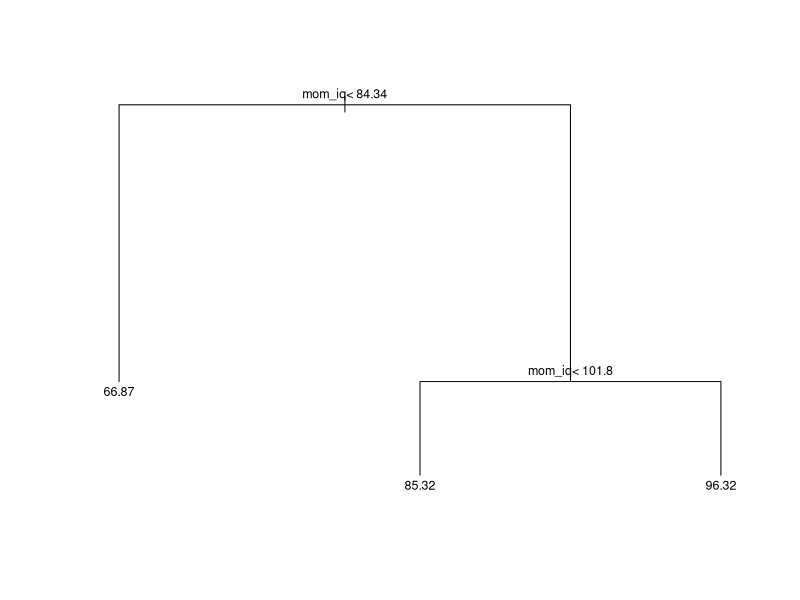
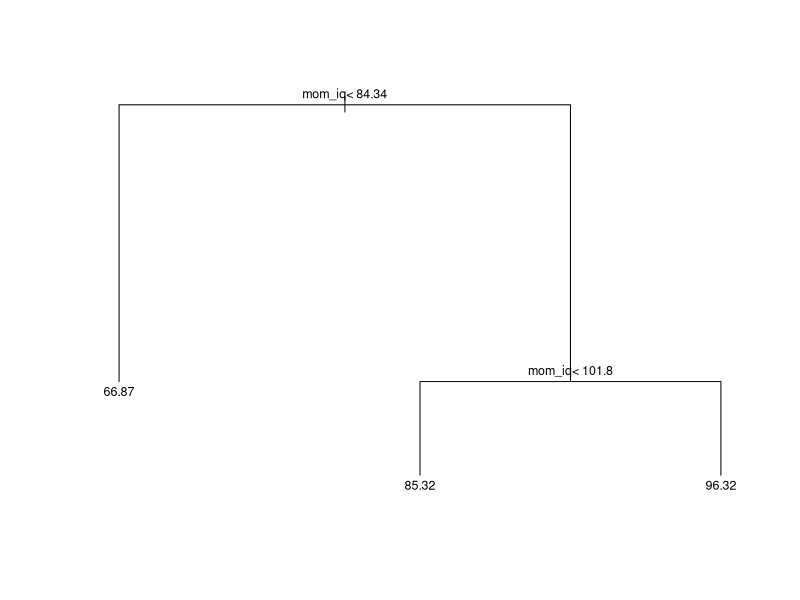
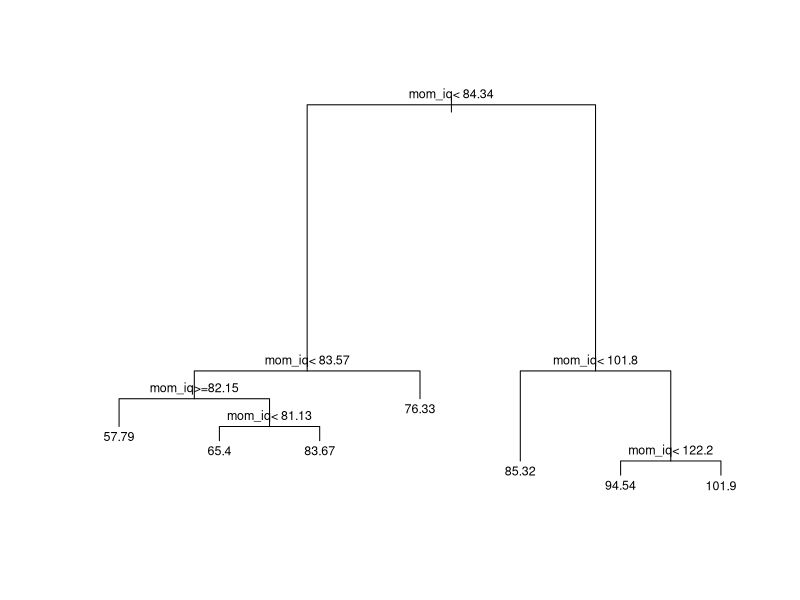
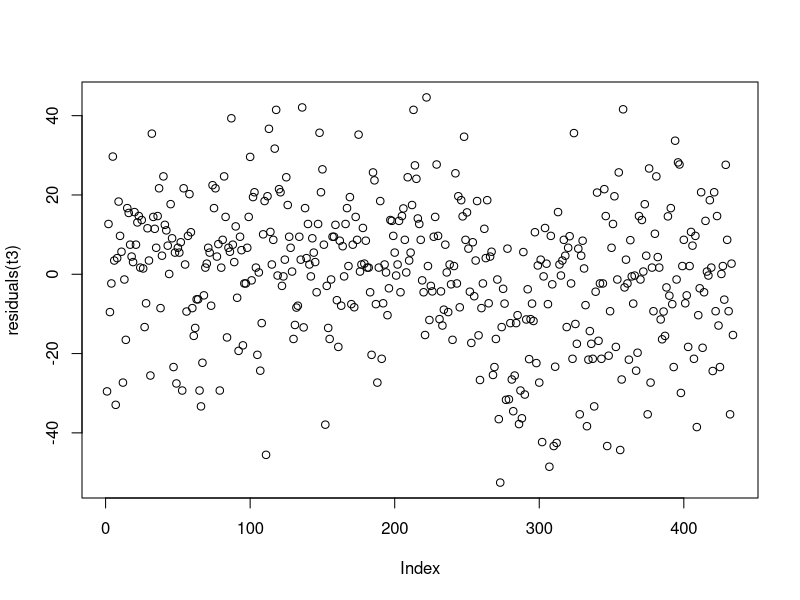
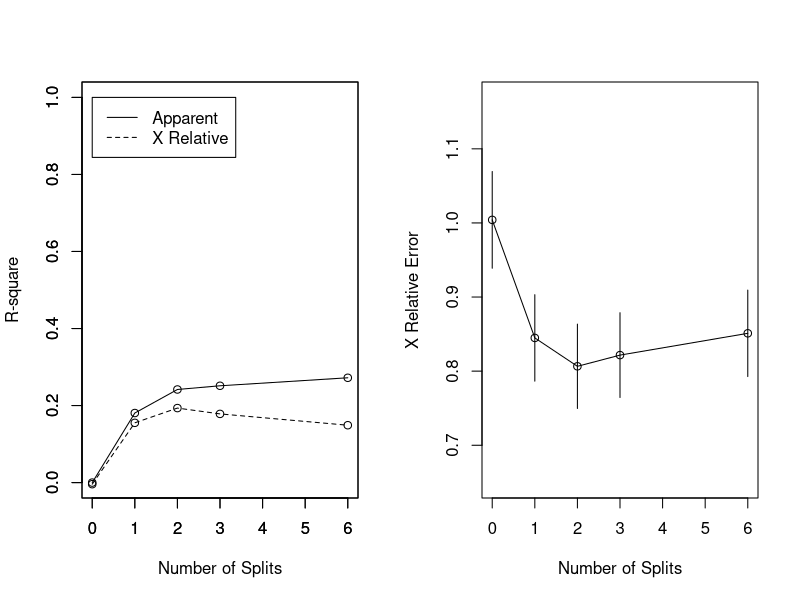
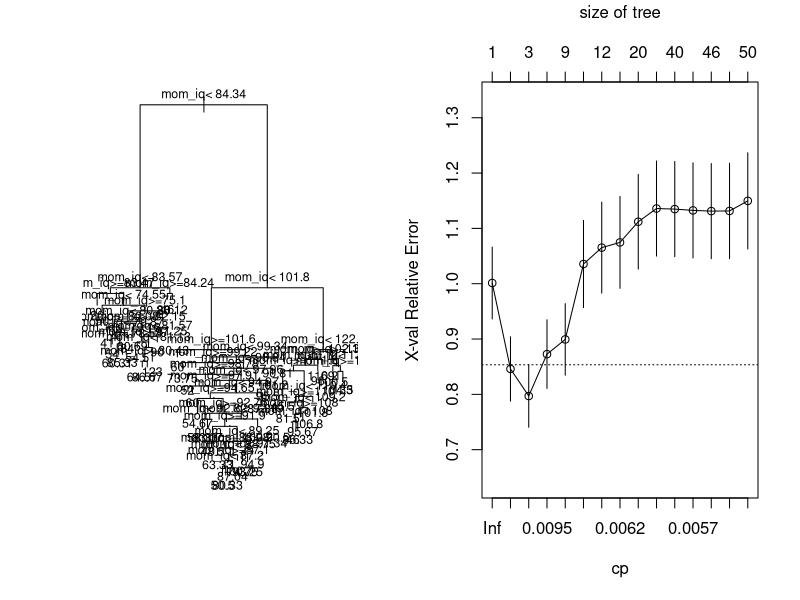
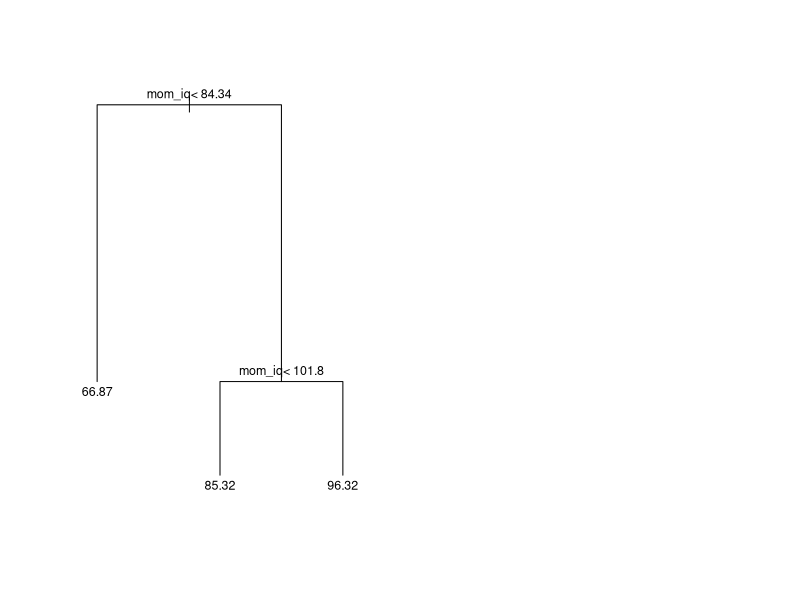

R code for these plots, in order:
## ---- chunk 1
library(rpart)
d = read.csv('datos/kidiq.csv')
## ---- chunk 2
# method = "anova" para modelos de regresion
t1 = rpart(kid_score ~ mom_iq, data = d, method = "anova")
## ---- chunk 3
plot(t1, margin = 0.02)
text(t1, cex = 0.75)
## ---- chunk 4
print(t1)
## ---- chunk 5
(yp_root = mean(d$kid_score))
## ---- chunk 6
( deviance_root = sum( (d$kid_score - yp_root)^2 ) )
## ---- chunk 7
d3 = d[d$mom_iq >= 84.33641,]
## ---- chunk 8
(yp_3 = mean(d3$kid_score))
## ---- chunk 9
( deviance_3 = sum( (d3$kid_score - yp_3)^2 ) )
## ---- chunk 10
t2 = rpart(kid_score ~ mom_iq, data = d, method = "anova",
    control = rpart.control(minsplit = 10, minbucket = 5, cp = 0.05))
plot(t2, margin = 0.02)
text(t2, cex=.75)
## ---- chunk 11
print(t2)
## ---- chunk 12
(118793.70 - 58829.52 - 48941.98)/180386.20
## ---- chunk 13
t3 = rpart(kid_score ~ mom_iq, data = d, method = "anova",
    control = rpart.control(minsplit = 10, minbucket = 5, cp = 0.0069))
plot(t3, margin = 0.02)
text(t3, cex=.75)
## ---- chunk 14
print(t3)
## ---- chunk 15
(48941.980 - 38970.810 - 8230.786)/180386.200
## ---- chunk 16
plot(residuals(t3))
## ---- chunk 17
par(mfrow = c(1,2))
rsq.rpart(t3)
## ---- chunk 18
t4 = rpart(kid_score ~ mom_iq, data = d, method = "anova",
    control = rpart.control(minsplit = 2, cp = 0.005))
plot(t4, margin = 0.02)
text(t4, cex=.75)
## ---- chunk 19
t4_printcp = printcp(t4) # lo guardamos en una variable para utilizarlo despues
## ---- chunk 20
plotcp(t4)
## ---- chunk 21
(t4_cp = t4_printcp[3,"CP"])
## ---- chunk 22
t4_prune = prune(t4, cp = t4_cp)
plot(t4_prune, margin = 0.02)
text(t4_prune, cex=.75)
## ---- chunk 23
xp = data.frame(mom_iq = 95)
predict(t4_prune, newdata = xp)
